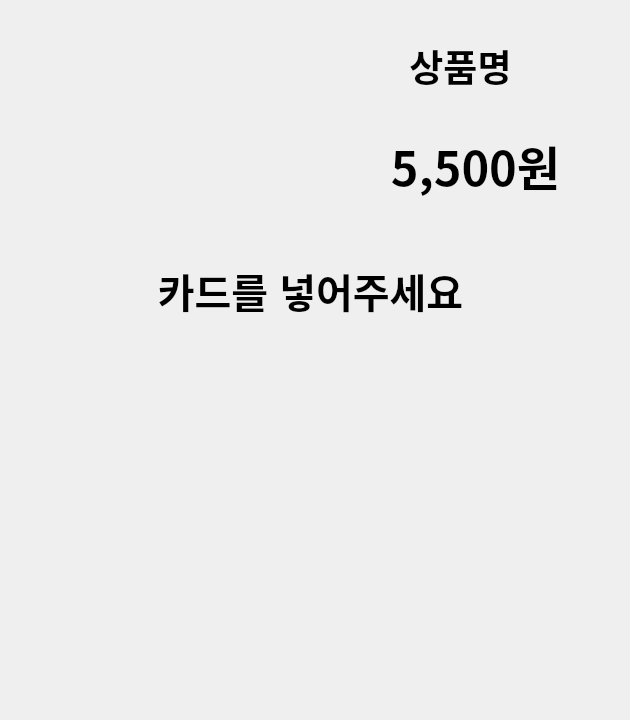
<?xml version="1.0" encoding="UTF-8"?>
<ui version="4.0">
 <class>simple_payment</class>
 <widget class="QDialog" name="simple_payment">
  <property name="geometry">
   <rect>
    <x>0</x>
    <y>0</y>
    <width>630</width>
    <height>720</height>
   </rect>
  </property>
  <property name="windowTitle">
   <string>Dialog</string>
  </property>
  <widget class="QLabel" name="label_2">
   <property name="geometry">
    <rect>
     <x>10</x>
     <y>250</y>
     <width>601</width>
     <height>81</height>
    </rect>
   </property>
   <property name="font">
    <font>
     <pointsize>30</pointsize>
     <weight>75</weight>
     <bold>true</bold>
    </font>
   </property>
   <property name="text">
    <string>카드를 넣어주세요</string>
   </property>
   <property name="alignment">
    <set>Qt::AlignCenter</set>
   </property>
  </widget>
  <widget class="QLabel" name="product_price">
   <property name="geometry">
    <rect>
     <x>350</x>
     <y>100</y>
     <width>251</width>
     <height>131</height>
    </rect>
   </property>
   <property name="font">
    <font>
     <family>AcadEref</family>
     <pointsize>35</pointsize>
     <weight>75</weight>
     <bold>true</bold>
    </font>
   </property>
   <property name="text">
    <string>5,500원</string>
   </property>
   <property name="alignment">
    <set>Qt::AlignCenter</set>
   </property>
  </widget>
  <widget class="QLabel" name="product_image">
   <property name="geometry">
    <rect>
     <x>10</x>
     <y>40</y>
     <width>284</width>
     <height>177</height>
    </rect>
   </property>
   <property name="text">
    <string/>
   </property>
  </widget>
  <widget class="QLabel" name="card_image">
   <property name="geometry">
    <rect>
     <x>170</x>
     <y>360</y>
     <width>335</width>
     <height>310</height>
    </rect>
   </property>
   <property name="text">
    <string/>
   </property>
  </widget>
  <widget class="QLabel" name="product_name">
   <property name="geometry">
    <rect>
     <x>330</x>
     <y>20</y>
     <width>261</width>
     <height>91</height>
    </rect>
   </property>
   <property name="font">
    <font>
     <family>AcadEref</family>
     <pointsize>28</pointsize>
     <weight>75</weight>
     <bold>true</bold>
    </font>
   </property>
   <property name="text">
    <string>상품명</string>
   </property>
   <property name="alignment">
    <set>Qt::AlignCenter</set>
   </property>
  </widget>
 </widget>
 <resources/>
 <connections/>
</ui>
